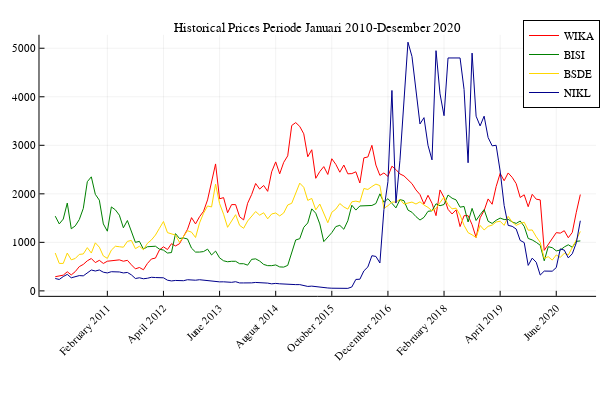

Notebook cell for this chart:
### Markdown cell above
**Grafik *historical prices* masing-masing saham setiap tahun sejak tahun 2010-2020**

### Code cell
x=data_saham[:,1]
saham=Matrix(data_saham[:,2:end])
plot(x,saham, 
     xrotation=45, 
     labels=["WIKA" "BISI" "BSDE" "NIKL"], 
     title="Historical Prices Periode Januari 2010-Desember 2020", 
     titlefontsize=9,
     color=[:red :green :gold :darkblue])

### Figure 1 — Plotly figure (JSON) as saved in the notebook; plotly's stock layout.template omitted (floating-point values rounded to 4 significant figures; data arrays with more than 128 entries replaced by an {"elided": "..."} marker saying what was removed)
{"data": [{"colorbar": {"title": ""}, "legendgroup": "WIKA", "line": {"color": "rgba(255, 0, 0, 1.000)", "dash": "solid", "shape": "linear", "width": 1}, "mode": "lines", "name": "WIKA", "showlegend": true, "type": "scatter", "x": {"elided": "132 float values"}, "xaxis": "x", "y": {"elided": "132 int values"}, "yaxis": "y", "zmax": null, "zmin": null}, {"colorbar": {"title": ""}, "legendgroup": "BISI", "line": {"color": "rgba(0, 128, 0, 1.000)", "dash": "solid", "shape": "linear", "width": 1}, "mode": "lines", "name": "BISI", "showlegend": true, "type": "scatter", "x": {"elided": "132 float values"}, "xaxis": "x", "y": {"elided": "132 int values"}, "yaxis": "y", "zmax": null, "zmin": null}, {"colorbar": {"title": ""}, "legendgroup": "BSDE", "line": {"color": "rgba(255, 215, 0, 1.000)", "dash": "solid", "shape": "linear", "width": 1}, "mode": "lines", "name": "BSDE", "showlegend": true, "type": "scatter", "x": {"elided": "132 float values"}, "xaxis": "x", "y": {"elided": "132 int values"}, "yaxis": "y", "zmax": null, "zmin": null}, {"colorbar": {"title": ""}, "legendgroup": "NIKL", "line": {"color": "rgba(0, 0, 139, 1.000)", "dash": "solid", "shape": "linear", "width": 1}, "mode": "lines", "name": "NIKL", "showlegend": true, "type": "scatter", "x": {"elided": "132 float values"}, "xaxis": "x", "y": {"elided": "132 int values"}, "yaxis": "y", "zmax": null, "zmin": null}], "layout": {"annotations": [{"font": {"color": "rgba(0, 0, 0, 1.000)", "family": "sans-serif", "size": 13}, "rotation": 0, "showarrow": false, "text": "Historical Prices Periode Januari 2010-Desember 2020", "x": 0.5296, "xanchor": "center", "xref": "paper", "y": 1, "yanchor": "top", "yref": "paper"}], "height": 400, "legend": {"bgcolor": "rgba(255, 255, 255, 1.000)", "bordercolor": "rgba(0, 0, 0, 1.000)", "borderwidth": 1, "font": {"color": "rgba(0, 0, 0, 1.000)", "family": "sans-serif", "size": 11}, "title": {"font": {"color": "rgba(0, 0, 0, 1.000)", "family": "sans-serif", "size": 15}, "text": ""}, "tracegroupgap": 0, "traceorder": "normal", "x": 1, "xanchor": "auto", "y": 1, "yanchor": "auto"}, "margin": {"b": 20, "l": 0, "r": 0, "t": 20}, "paper_bgcolor": "rgba(255, 255, 255, 1.000)", "plot_bgcolor": "rgba(255, 255, 255, 1.000)", "showlegend": true, "width": 600, "xaxis": {"anchor": "y", "domain": [0.06582, 0.9934], "gridcolor": "rgba(0, 0, 0, 0.100)", "gridwidth": 0.5, "linecolor": "rgba(0, 0, 0, 1.000)", "mirror": false, "range": [-3.43, 135.4], "showgrid": true, "showline": true, "showticklabels": true, "tickangle": -45, "tickcolor": "rgb(0, 0, 0)", "tickfont": {"color": "rgba(0, 0, 0, 1.000)", "family": "sans-serif", "size": 11}, "tickmode": "array", "ticks": "inside", "ticktext": ["February 2011", "April 2012", "June 2013", "August 2014", "October 2015", "December 2016", "February 2018", "April 2019", "June 2020"], "tickvals": [13.5, 27.5, 41.5, 55.5, 69.5, 83.5, 97.5, 111.5, 125.5], "title": "", "titlefont": {"color": "rgba(0, 0, 0, 1.000)", "family": "sans-serif", "size": 15}, "type": "-", "visible": true, "zeroline": false, "zerolinecolor": "rgba(0, 0, 0, 1.000)"}, "yaxis": {"anchor": "x", "domain": [0.2338, 0.9589], "gridcolor": "rgba(0, 0, 0, 0.100)", "gridwidth": 0.5, "linecolor": "rgba(0, 0, 0, 1.000)", "mirror": false, "range": [-102.2, 5277.0], "showgrid": true, "showline": true, "showticklabels": true, "tickangle": 0, "tickcolor": "rgb(0, 0, 0)", "tickfont": {"color": "rgba(0, 0, 0, 1.000)", "family": "sans-serif", "size": 11}, "tickmode": "array", "ticks": "inside", "ticktext": ["0", "1000", "2000", "3000", "4000", "5000"], "tickvals": [0, 1000, 2000, 3000, 4000, 5000], "title": "", "titlefont": {"color": "rgba(0, 0, 0, 1.000)", "family": "sans-serif", "size": 15}, "type": "-", "visible": true, "zeroline": false, "zerolinecolor": "rgba(0, 0, 0, 1.000)"}}}
